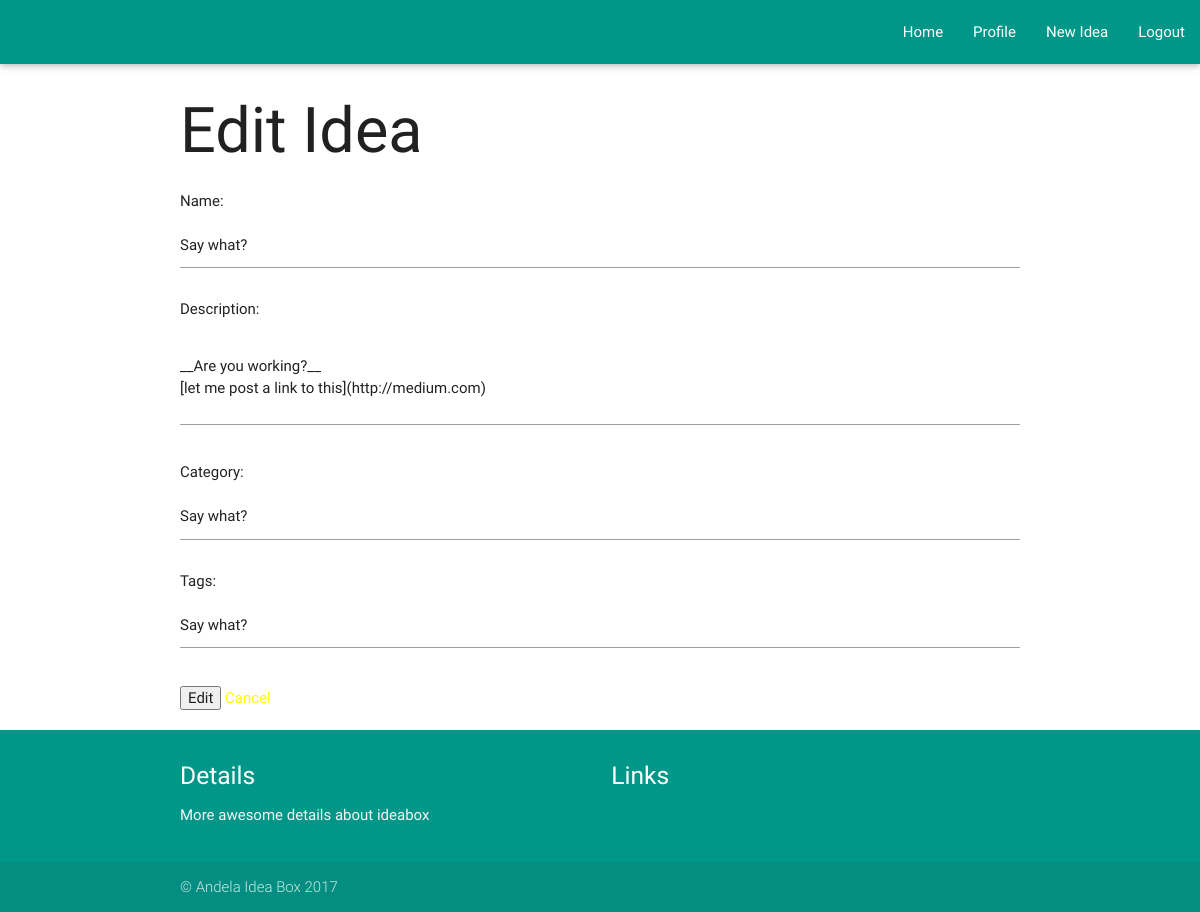
Page /edit/13/ (signed in) on the committed database.
### database_setup.py (models this page shows)
class Ideas(Base):
    __tablename__ = 'idea'
    id = Column(Integer, primary_key = True, autoincrement = True)
    name = Column(String(80), nullable = False)
    description = Column(String(250), nullable = False)
    rating = Column(String(8), nullable = True)
    category = Column(String(250), nullable = False)
    tags = Column(String(250))
    user_id = Column(Integer, ForeignKey('user.id'))
    user = relationship(User)
    upvotes = Column(Integer, default = 0)
    downvotes = Column(Integer, default = 0)

### project.py (the view, shortened to what this page needs)
@app.route('/edit/<int:idea_id>/', methods = ['GET','POST'])
def editIdea(idea_id):
    if session.get('user'):
        if request.method == 'GET':
            editedIdea = dbsession.query(Ideas).filter_by(id = idea_id).one()
            return render_template('editIdea.html', idea = editedIdea)

### templates/editIdea.html (shortened to what this page needs)
<!DOCTYPE html>
<html lang="en">
<head>
   <link type="text/css" rel="stylesheet" href="/static/css/materialize.min.css"  media="screen,projection"/>
   <link rel="stylesheet" href="https://cdn.jsdelivr.net/simplemde/latest/simplemde.min.css">
</head>
<body>
    	<div class="header">
            <nav>
            <div class="nav-wrapper teal">
                <ul class="right hide-on-med-and-down" id="nav-mobile">
                    <li role="presentation" class=""><a href="/home">Home</a></li>
                    <li role="presentation" class=""> <a href="/profile"> Profile </a> </li>
                    <li role="presentation" class=""> <a href="/newidea"> New Idea </a> </li>
                    <li role="presentation" class=""> <a href="/logout"> Logout </a> </li>
                </ul>
            </div>
            </nav>
        </div>
  <div class="container">
<h1>Edit Idea</h1>
<form action="{{ url_for('editIdea', idea_id = idea.id) }}" method="post">
	<p>Name:</p>
	<input type="text" id="name" name="name" size="30" value="{{idea.name}}">
	<p>Description:</p>
	<textarea id="textarea1" class="materialize-textarea" name="description" cols="50" rows="10">{{idea.description}}</textarea>
	<p>Category:</p>
	<input type="text" id="category" name="category" size="30" value="{{idea.name}}">
	<p>Tags:</p>
	<input type="text" id="tags" name="tags" size="30" value="{{idea.name}}">
	<input type="submit" value="Edit" name="">
	<a href="{{url_for('profile')}}"> Cancel </a>
</form>
</div>
      <footer class="page-footer teal">
        <div class="container">
          <div class="row">
            <div class="col l6 s12">
              <h5 class="white-text"> Details </h5>
              <p class="grey-text text-lighten-4">
                More awesome details about ideabox
              </p>
            </div>
            <div class="col l4 offset-12 s12">
              <h5 class="white-text"> Links </h5>
            </div>
          </div>
        </div>
        <div class="footer-copyright">
          <div class="container"> &copy; Andela Idea Box 2017 </div>
        </div>
      </footer>
</body>
</html>

### rows in the picture
Ideas: name "Say what?", description "__Are you working?__ [let me post a link to this](http://medium.com)", category "Say what?", tags "Say what?"
